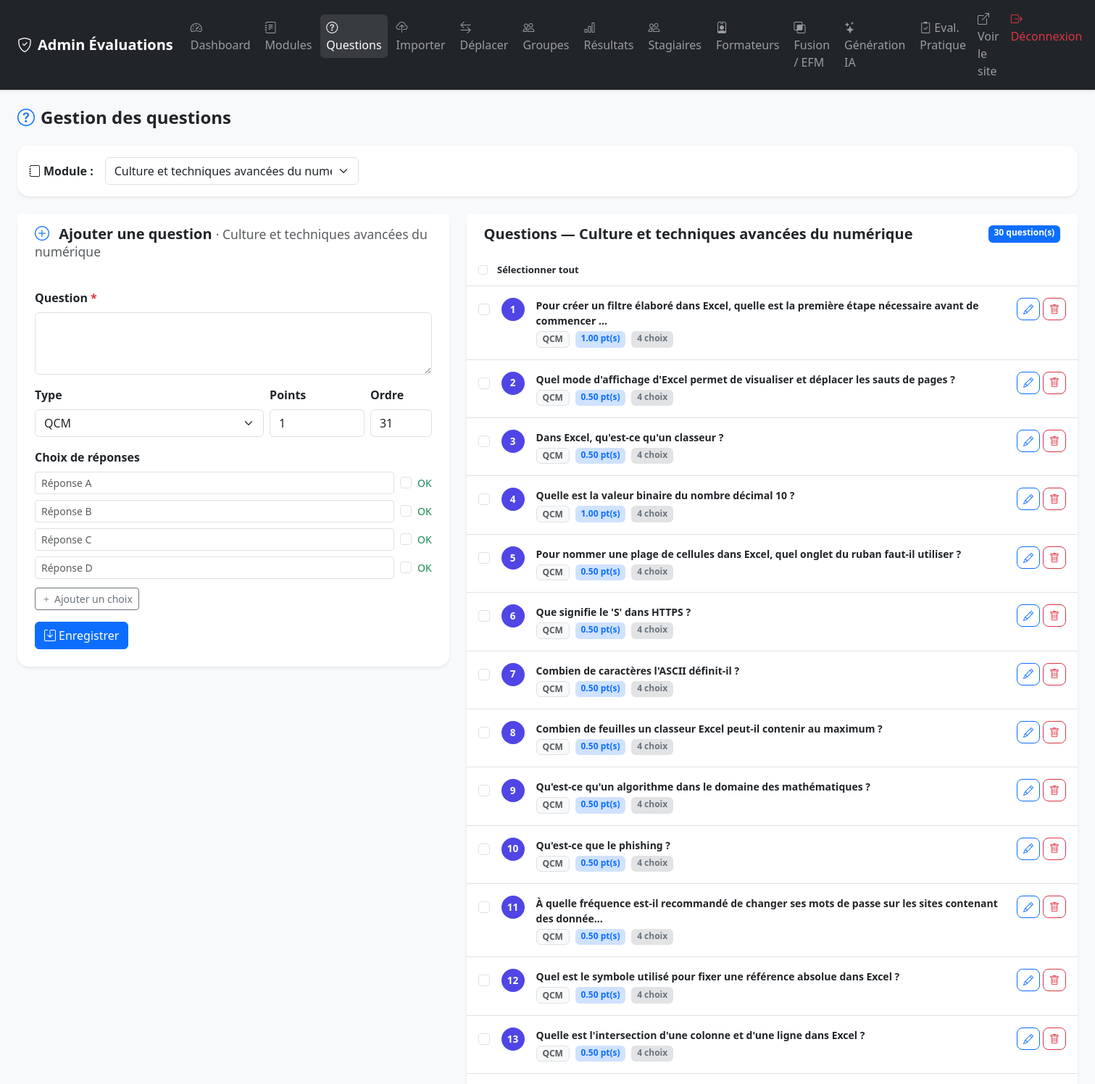
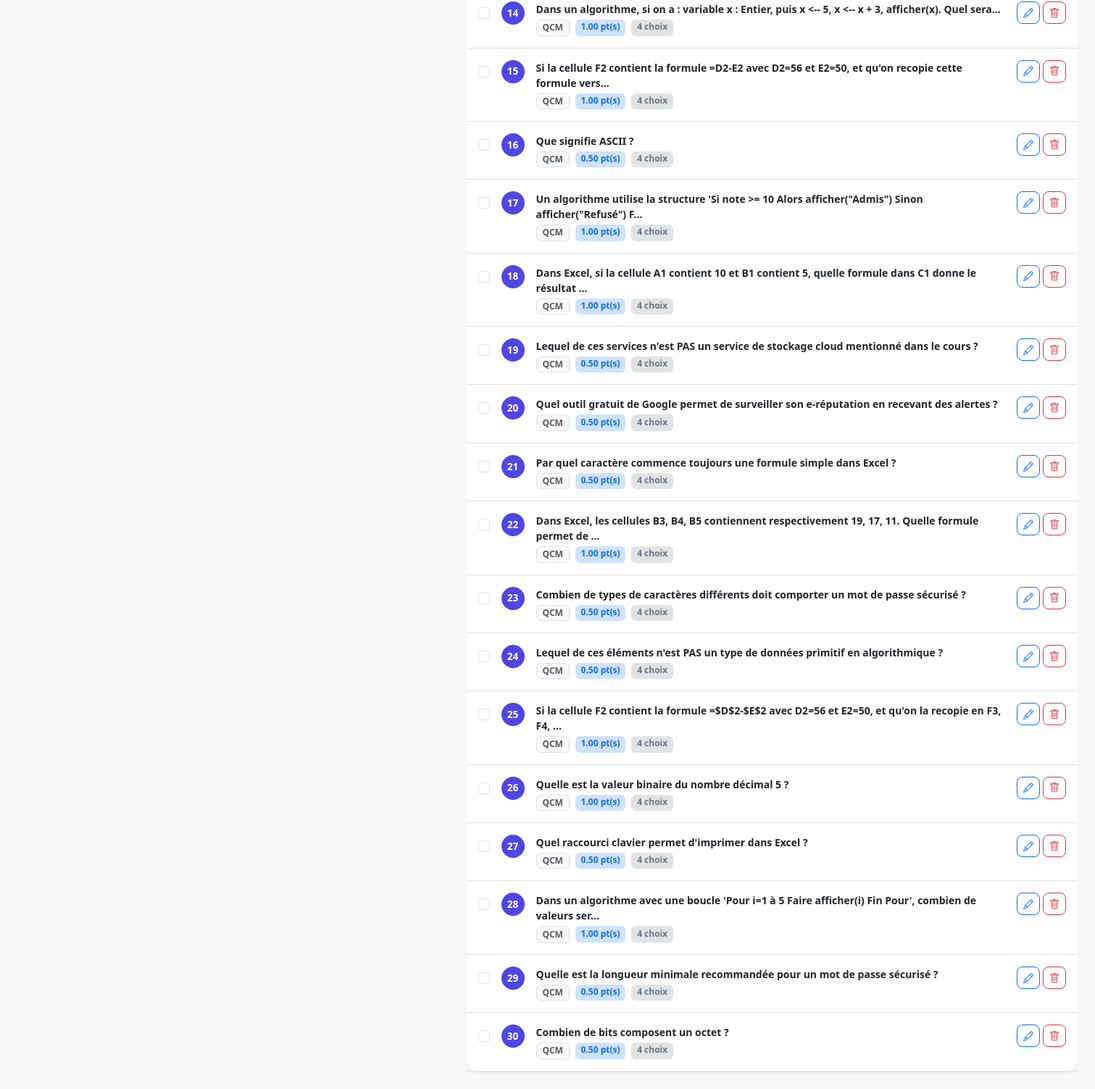
/admin/questions.php?module_id=20 (signed in), run on the app's committed database (2 pictures, top to bottom).
### tables this page shows
CREATE TABLE `modules` (
  `id` int NOT NULL AUTO_INCREMENT,
  `nom` varchar(150) NOT NULL,
  `description` text,
  `duree_minutes` int DEFAULT '30',
  `note_max` int DEFAULT '20' COMMENT 'Notation sur 20 ou 40',
  `actif` tinyint(1) DEFAULT '1',
  `type` varchar(10) NOT NULL DEFAULT 'qcm',
  `meta_json` text,
  `created_at` timestamp NULL DEFAULT CURRENT_TIMESTAMP,
  PRIMARY KEY (`id`)
);

CREATE TABLE `questions` (
  `id` int NOT NULL AUTO_INCREMENT,
  `module_id` int NOT NULL,
  `partie_id` int NOT NULL,
  `texte` text NOT NULL,
  `type` enum('qcm','vrai_faux','texte_libre','multiple') NOT NULL DEFAULT 'qcm',
  `points` decimal(5,2) DEFAULT '1.00',
  `ordre` int DEFAULT '0',
  `image_path` varchar(255) DEFAULT NULL,
  PRIMARY KEY (`id`),
  KEY `idx_module_partie` (`module_id`,`partie_id`),
  KEY `fk_question_partie` (`partie_id`),
  CONSTRAINT `fk_question_partie` FOREIGN KEY (`partie_id`) REFERENCES `parties` (`id`) ON DELETE RESTRICT,
  CONSTRAINT `questions_ibfk_1` FOREIGN KEY (`module_id`) REFERENCES `modules` (`id`) ON DELETE CASCADE
);

### includes/functions.php (called while the page is built, shortened)
<?php
function getModule(int $id): ?array {
    $pdo = getDB();
    $stmt = $pdo->prepare("
        SELECT m.*,
               COALESCE(em.code_module,   '') AS efm_code_module,
               COALESCE(em.filiere,       '') AS efm_filiere,
               COALESCE(em.etablissement, '') AS efm_etablissement,
               COALESCE(em.annee,         '') AS efm_annee
        FROM modules m
        LEFT JOIN modules_efm_meta em ON em.module_id = m.id
        WHERE m.id = ?
    ");
    $stmt->execute([$id]);
    return $stmt->fetch() ?: null;
}
function getAllModules(): array {
    $pdo = getDB();
    return $pdo->query("
        SELECT m.*,
               COALESCE(m.note_max, 20) AS note_max,
               (SELECT COUNT(*) FROM questions q WHERE q.module_id = m.id) AS nb_questions,
               COALESCE(em.code_module,   '') AS efm_code_module,
               COALESCE(em.filiere,       '') AS efm_filiere,
               COALESCE(em.etablissement, '') AS efm_etablissement,
               COALESCE(em.annee,         '') AS efm_annee
        FROM modules m
        LEFT JOIN modules_efm_meta em ON em.module_id = m.id
        ORDER BY m.nom
    ")->fetchAll();
}

### admin/questions.php (the view, shortened to what this page needs)
<?php
require_once __DIR__ . '/../includes/functions.php';
$pdo = getDB();
$moduleId   = (int)($_GET['module_id'] ?? 0);
$questionId = (int)($_GET['id'] ?? 0);
$allModules = getAllModules();
$module     = $moduleId > 0 ? getModule($moduleId) : null;
$questionsCurrent = [];
$editQuestion = null;
$currentPartie = null;
if ($moduleId > 0 && $module) {
    $stmt = $pdo->prepare("SELECT * FROM questions WHERE module_id = ? ORDER BY ordre, id");
    $stmt->execute([$moduleId]);
    $questionsCurrent = $stmt->fetchAll();
}
?>
<!DOCTYPE html>
<html lang="fr">
<head>
    <link href="https://cdn.jsdelivr.net/npm/bootstrap@5.3.2/dist/css/bootstrap.min.css" rel="stylesheet">
    <link href="https://cdn.jsdelivr.net/npm/bootstrap-icons@1.11.3/font/bootstrap-icons.min.css" rel="stylesheet">
    <link href="../assets/css/style.css" rel="stylesheet">
</head>
<body class="bg-light">
<?php include __DIR__ . '/partials/navbar.php'; ?>
<div class="container-fluid py-4 px-4">
    <h2 class="h4 fw-bold mb-4"><i class="bi bi-question-circle me-2 text-primary"></i>Gestion des questions</h2>
    <div class="card border-0 shadow-sm rounded-4 mb-4">
        <div class="card-body p-3">
            <form method="POST" class="d-flex gap-3 align-items-center flex-wrap">
                <label class="fw-semibold text-nowrap"><i class="bi bi-journal me-1"></i>Module :</label>
                <select name="module_id" class="form-select" style="max-width:350px"
                        onchange="this.form.querySelector('[name=select_module]').click()">
                    <?php foreach ($allModules as $m): ?>
                    <option value="<?= $m['id'] ?>" <?= $m['id'] == $moduleId ? 'selected' : '' ?>>
                        <?= htmlspecialchars($m['nom']) ?> (<?= $m['nb_questions'] ?> Q)
                    </option>
                    <?php endforeach; ?>
                </select>
            </form>
        </div>
    </div>
    <?php if ($moduleId > 0 && $module): ?>
    <div class="row g-4">
        <div class="col-lg-5">
            <div class="card border-0 shadow-sm rounded-4">
                <div class="card-header bg-white border-0 py-3 px-4">
                    <h5 class="mb-0 fw-bold">
                        <i class="bi bi-<?= $editQuestion ? 'pencil' : 'plus-circle' ?> me-2 text-primary"></i>
                        <?= $editQuestion ? 'Modifier' : 'Ajouter' ?> une question
                        <small class="text-muted fw-normal">· <?= htmlspecialchars($module['nom']) ?></small>
                    </h5>
                </div>
                <div class="card-body p-4">
                    <form method="POST" action="questions.php?module_id=<?= $moduleId ?><?= $editQuestion ? '&action=edit&id='.$questionId : '' ?>">
                        <div class="mb-3">
                            <label class="form-label fw-semibold">Question <span class="text-danger">*</span></label>
                            <textarea name="texte" class="form-control" rows="3" required><?= htmlspecialchars($editQuestion['texte'] ?? '') ?></textarea>
                        </div>
                        <div class="row g-2 mb-3">
                            <div class="col-7">
                                <label class="form-label fw-semibold">Type</label>
                                <select name="type" class="form-select" id="typeSelect" onchange="toggleChoix()">
                                    <option value="qcm" <?= ($editQuestion['type'] ?? '') === 'qcm' ? 'selected' : '' ?>>QCM</option>
                                </select>
                            </div>
                            <div class="col-3">
                                <label class="form-label fw-semibold">Points</label>
                                <input type="number" name="points" class="form-control" step="0.5" min="0.5"
                                       value="<?= $editQuestion['points'] ?? 1 ?>">
                            </div>
                            <div class="col-2">
                                <label class="form-label fw-semibold">Ordre</label>
                                <input type="number" name="ordre" class="form-control" min="0"
                                       value="<?= $editQuestion['ordre'] ?? count($questionsCurrent) + 1 ?>">
                            </div>
                        </div>
                        <div id="choixSection">
                            <label class="form-label fw-semibold">Choix de réponses</label>
                            <div id="choixList">
                                <?php
                                $existingChoix = $editQuestion['choix'] ?? [];
                                $defChoix = !empty($existingChoix) ? $existingChoix : [
                                    ['texte'=>'', 'is_correct'=>0],
                                    ['texte'=>'', 'is_correct'=>0],
                                    ['texte'=>'', 'is_correct'=>0],
                                    ['texte'=>'', 'is_correct'=>0],
                                ];
                                foreach ($defChoix as $i => $c): ?>
                                <div class="d-flex align-items-center gap-2 mb-2 choix-row">
                                    <input type="text" name="choix_texte[]" class="form-control form-control-sm"
                                           placeholder="Réponse <?= chr(65+$i) ?>"
                                           value="<?= htmlspecialchars($c['texte']) ?>">
                                    <div class="form-check mb-0">
                                        <input type="checkbox" name="choix_correct[]" value="<?= $i ?>"
                                               class="form-check-input" <?= $c['is_correct'] ? 'checked' : '' ?>>
                                        <label class="form-check-label small text-success">OK</label>
                                    </div>
                                </div>
                                <?php endforeach; ?>
                            </div>
                            <button type="button" class="btn btn-sm btn-outline-secondary mt-1" onclick="addChoix()">
                                <i class="bi bi-plus me-1"></i>Ajouter un choix
                            </button>
                        </div>
                        <div class="d-flex gap-2 mt-3">
                            <button type="submit" name="save_question" class="btn btn-primary">
                                <i class="bi bi-save me-1"></i>Enregistrer
                            </button>
                        </div>
                    </form>
                </div>
            </div>
        </div>
        <div class="col-lg-7">
            <div class="card border-0 shadow-sm rounded-4">
                <div class="card-header bg-white border-0 py-3 px-4 d-flex justify-content-between">
                    <h5 class="mb-0 fw-bold">
                        <?php if ($currentPartie): ?>
                        <i class="bi bi-bookmark-fill me-2 text-primary"></i><?= htmlspecialchars($currentPartie['nom']) ?>
                        <?php else: ?>
                        Questions — <?= htmlspecialchars($module['nom']) ?>
                        <?php endif; ?>
                    </h5>
                    <span class="badge bg-primary"><?= count($questionsCurrent) ?> question(s)</span>
                </div>
                <div class="card-body p-0">
                    <div style="display: flex; flex-direction: column;">
                        <div style="padding: 12px 16px; border-bottom: 1px solid #dee2e6; font-weight: 600; font-size: 13px;">
                            <input type="checkbox" class="form-check-input" id="selectAll" onchange="toggleSelectAll()" style="margin-right: 10px; cursor: pointer;">
                            <span style="cursor: pointer; user-select: none;" onclick="document.getElementById('selectAll').click()">Sélectionner tout</span>
                        </div>
                    </div>
                    <?php foreach ($questionsCurrent as $idx => $q): ?>
                    <div class="p-3 border-bottom d-flex align-items-start gap-3">
                        <input type="checkbox" class="form-check-input question-checkbox mt-2" value="<?= $q['id'] ?>" onchange="updateBulkActionBar()">
                        <div class="question-number small"><?= $idx + 1 ?></div>
                        <div class="flex-grow-1">
                            <div class="fw-semibold small"><?= htmlspecialchars(mb_substr($q['texte'], 0, 100)) ?><?= mb_strlen($q['texte']) > 100 ? '…' : '' ?></div>
                            <div class="mt-1 d-flex gap-2 flex-wrap">
                                <span class="badge bg-light text-muted border small">
                                    <?php $types = ['qcm'=>'QCM','vrai_faux'=>'V/F','texte_libre'=>'Libre','multiple'=>'Multiple'];
                                    echo $types[$q['type']] ?? $q['type']; ?>
                                </span>
                                <span class="badge bg-primary-subtle text-primary small"><?= $q['points'] ?> pt(s)</span>
                                <span class="badge bg-secondary-subtle text-secondary small"><?= count($q['choix']) ?> choix</span>
                            </div>
                        </div>
                        <div class="d-flex gap-1 flex-shrink-0">
                            <a href="questions.php?module_id=<?= $moduleId ?>&action=edit&id=<?= $q['id'] ?>"
                               class="btn btn-sm btn-outline-primary rounded-3" title="Modifier">
                                <i class="bi bi-pencil"></i>
                            </a>
                            <a href="questions.php?module_id=<?= $moduleId ?>&action=delete&id=<?= $q['id'] ?>"
                               class="btn btn-sm btn-outline-danger rounded-3"
                               onclick="return confirm('Supprimer cette question ?')" title="Supprimer">
                                <i class="bi bi-trash"></i>
                            </a>
                        </div>
                    </div>
                    <?php endforeach; ?>
                </div>
            </div>
        </div>
    </div>
    <?php else: ?>
        <div class="alert alert-info rounded-3">
            <i class="bi bi-arrow-up me-2"></i>Sélectionnez un module pour gérer ses questions.
        </div>
    <?php endif; ?>
</div>
</body>
</html>

### assets/css/style.css (style rules this page uses)
:root { --primary: #4f46e5; --primary-dk: #3730a3; --success: #16a34a; --danger: #dc2626; --warning: #d97706; --radius: 12px; }
body { font-family: 'Segoe UI', system-ui, -apple-system, sans-serif; }
.card { transition: box-shadow 0.2s; }
.question-number { width: 32px; height: 32px; min-width: 32px; background: var(--primary); color: white; border-radius: 50%; display: flex; align-items: center; justify-content: center; font-weight: 700; font-size: 0.85rem; }

### data on the page
modules: nom "Culture et techniques avancées du numérique"
questions: texte "Pour créer un filtre élaboré dans Excel, quelle est la première étape nécessaire avant de commencer", type "QCM", points "1.00", count($q['choix']) "4"
questions: texte "Quel mode d'affichage d'Excel permet de visualiser et déplacer les sauts de pages ?", type "QCM", points "0.50", count($q['choix']) "4"
questions: texte "Dans Excel, qu'est-ce qu'un classeur ?", type "QCM", points "0.50", count($q['choix']) "4"
questions: texte "Quelle est la valeur binaire du nombre décimal 10 ?", type "QCM", points "1.00", count($q['choix']) "4"
questions: texte "Pour nommer une plage de cellules dans Excel, quel onglet du ruban faut-il utiliser ?", type "QCM", points "0.50", count($q['choix']) "4"
questions: texte "Que signifie le 'S' dans HTTPS ?", type "QCM", points "0.50", count($q['choix']) "4"
questions: texte "Combien de caractères l'ASCII définit-il ?", type "QCM", points "0.50", count($q['choix']) "4"
questions: texte "Combien de feuilles un classeur Excel peut-il contenir au maximum ?", type "QCM", points "0.50", count($q['choix']) "4"
questions: texte "Qu'est-ce qu'un algorithme dans le domaine des mathématiques ?", type "QCM", points "0.50", count($q['choix']) "4"
questions: texte "Qu'est-ce que le phishing ?", type "QCM", points "0.50", count($q['choix']) "4"
questions: texte "À quelle fréquence est-il recommandé de changer ses mots de passe sur les sites contenant des donnée", type "QCM", points "0.50", count($q['choix']) "4"
questions: texte "Quel est le symbole utilisé pour fixer une référence absolue dans Excel ?", type "QCM", points "0.50", count($q['choix']) "4"
questions: texte "Quelle est l'intersection d'une colonne et d'une ligne dans Excel ?", type "QCM", points "0.50", count($q['choix']) "4"
questions: texte "Dans un algorithme, si on a : variable x : Entier, puis x <-- 5, x <-- x + 3, afficher(x). Quel sera", type "QCM", points "1.00", count($q['choix']) "4"
questions: texte "Si la cellule F2 contient la formule =D2-E2 avec D2=56 et E2=50, et qu'on recopie cette formule vers", type "QCM", points "1.00", count($q['choix']) "4"
questions: texte "Que signifie ASCII ?", type "QCM", points "0.50", count($q['choix']) "4"
questions: texte "Un algorithme utilise la structure 'Si note >= 10 Alors afficher(\"Admis\") Sinon afficher(\"Refusé\") F", type "QCM", points "1.00", count($q['choix']) "4"
questions: texte "Dans Excel, si la cellule A1 contient 10 et B1 contient 5, quelle formule dans C1 donne le résultat", type "QCM", points "1.00", count($q['choix']) "4"
questions: texte "Lequel de ces services n'est PAS un service de stockage cloud mentionné dans le cours ?", type "QCM", points "0.50", count($q['choix']) "4"
questions: texte "Quel outil gratuit de Google permet de surveiller son e-réputation en recevant des alertes ?", type "QCM", points "0.50", count($q['choix']) "4"
questions: texte "Par quel caractère commence toujours une formule simple dans Excel ?", type "QCM", points "0.50", count($q['choix']) "4"
questions: texte "Dans Excel, les cellules B3, B4, B5 contiennent respectivement 19, 17, 11. Quelle formule permet de", type "QCM", points "1.00", count($q['choix']) "4"
questions: texte "Combien de types de caractères différents doit comporter un mot de passe sécurisé ?", type "QCM", points "0.50", count($q['choix']) "4"
questions: texte "Lequel de ces éléments n'est PAS un type de données primitif en algorithmique ?", type "QCM", points "0.50", count($q['choix']) "4"
questions: texte "Si la cellule F2 contient la formule =$D$2-$E$2 avec D2=56 et E2=50, et qu'on la recopie en F3, F4,", type "QCM", points "1.00", count($q['choix']) "4"
questions: texte "Quelle est la valeur binaire du nombre décimal 5 ?", type "QCM", points "1.00", count($q['choix']) "4"
questions: texte "Quel raccourci clavier permet d'imprimer dans Excel ?", type "QCM", points "0.50", count($q['choix']) "4"
questions: texte "Dans un algorithme avec une boucle 'Pour i=1 à 5 Faire afficher(i) Fin Pour', combien de valeurs ser", type "QCM", points "1.00", count($q['choix']) "4"
questions: texte "Quelle est la longueur minimale recommandée pour un mot de passe sécurisé ?", type "QCM", points "0.50", count($q['choix']) "4"
questions: texte "Combien de bits composent un octet ?", type "QCM", points "0.50", count($q['choix']) "4"

### other printed values
count($questionsCurrent) "30"
form field module_id "Culture et techniques avancées du numérique (30 Q)"
